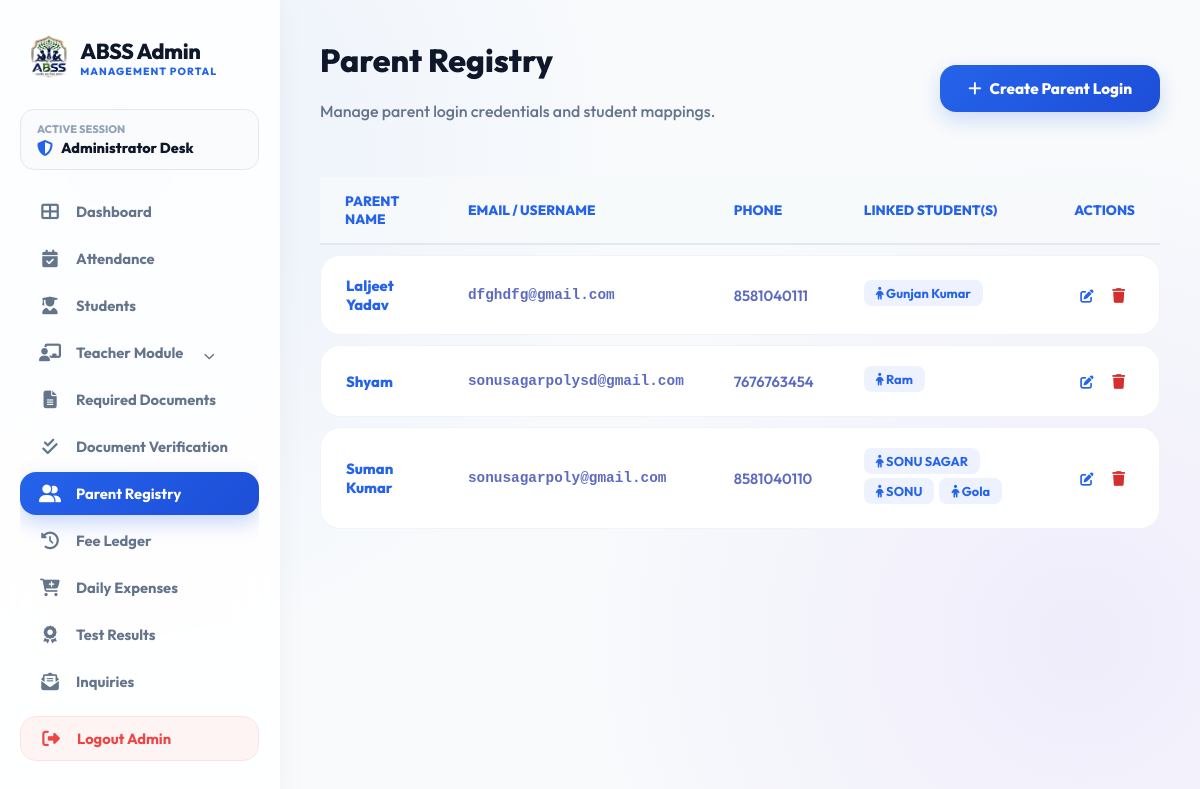
/admin/parents.php (signed in), run on the app's committed database.
### tables this page shows
CREATE TABLE `parents` (
  `id` int(11) NOT NULL,
  `parent_name` varchar(150) NOT NULL,
  `email` varchar(150) NOT NULL,
  `password` varchar(255) NOT NULL,
  `phone` varchar(20) DEFAULT NULL,
  `created_at` timestamp NOT NULL DEFAULT current_timestamp()
);

### admin/parents.php (the view, shortened to what this page needs)
<?php
require_once 'includes/auth.php';
$parents = $conn->query("
    SELECT p.*, GROUP_CONCAT(s.name SEPARATOR ', ') AS children_names
    FROM parents p
    LEFT JOIN students s ON s.parent_id = p.id
    GROUP BY p.id
    ORDER BY p.created_at DESC
");
?>
<!DOCTYPE html>
<html lang="en">
<head>
    <?php include 'includes/head_css.php'; ?>
</head>
<body>
    <?php include 'includes/sidebar.php'; ?>
    <main class="main-content">
        <div class="action-bar">
            <div>
                <h1>Parent Registry</h1>
                <p>Manage parent login credentials and student mappings.</p>
            </div>
            <button class="btn-portal" onclick="showModal()">
                <i class="fas fa-plus"></i> Create Parent Login
            </button>
        </div>
        <div class="portal-table-container">
            <table>
                <thead>
                    <tr>
                        <th>Parent Name</th>
                        <th>Email / Username</th>
                        <th>Phone</th>
                        <th>Linked Student(s)</th>
                        <th>Actions</th>
                    </tr>
                </thead>
                <tbody>
                    <?php if ($parents->num_rows == 0): ?>
                        <tr>
                            <td colspan="5" style="text-align: center; color: #9aa5ce;">No parent accounts created yet.</td>
                        </tr>
                    <?php else: ?>
                        <?php while($row = $parents->fetch_assoc()): ?>
                        <tr>
                            <td style="color:var(--portal-blue); font-weight:800;"><?php echo htmlspecialchars($row['parent_name']); ?></td>
                            <td style="font-family: monospace; font-size:0.9rem;"><?php echo htmlspecialchars($row['email']); ?></td>
                            <td><?php echo htmlspecialchars($row['phone'] ? $row['phone'] : 'N/A'); ?></td>
                            <td>
                                <?php
                                if (!empty($row['children_names'])) {
                                    $names = explode(', ', $row['children_names']);
                                    foreach ($names as $name) {
                                        echo "<span class='children-tag'><i class='fas fa-child'></i> " . htmlspecialchars($name) . "</span>";
                                    }
                                } else {
                                    echo "<span class='no-children'>No children linked</span>";
                                }
                                ?>
                            </td>
                            <td>
                                <button class="btn btn-sm btn-outline-primary" style="border:none; color:var(--portal-blue); cursor:pointer; background:none;" onclick='editParent(<?php
                                    $pid = $row['id'];
                                    $c_res = $conn->query("SELECT id FROM students WHERE parent_id = $pid");
                                    $c_ids = [];
                                    while($cr = $c_res->fetch_assoc()) $c_ids[] = (int)$cr['id'];
                                    $row['student_ids'] = $c_ids;
                                    echo json_encode($row);
                                ?>)'>
                                    <i class="fas fa-edit"></i>
                                </button>
                                <a href="?delete=<?php echo $row['id']; ?>" class="btn btn-sm btn-outline-danger" style="border:none; color:#d32f2f; margin-left: 10px;" onclick="return confirm('Are you sure you want to delete this parent account? Students will be unlinked but not deleted.')">
                                    <i class="fas fa-trash"></i>
                                </a>
                            </td>
                        </tr>
                        <?php endwhile; ?>
                    <?php endif; ?>
                </tbody>
            </table>
        </div>
    </main>
</body>
</html>

### admin/includes/head_css.php (style rules this page uses)
:root { --portal-blue: #2563eb; --portal-blue-dark: #1d4ed8; --portal-dark: #0f172a; --sidebar-width: 280px; --glass-bg: rgba(255, 255, 255, 0.82); --glass-border: rgba(255, 255, 255, 0.8); --glass-shadow: 0 10px 30px rgba(15, 23, 42, 0.04), inset 0 1px 0 rgba(255, 255, 255, 0.6); --radius-lg: 24px; --radius-md: 16px; --radius-sm: 12px; }
* { box-sizing: border-box; }
body { background: radial-gradient(circle at 10% 20%, rgba(59, 130, 246, 0.07) 0%, transparent 40%), radial-gradient(circle at 90% 80%, rgba(124, 58, 237, 0.07) 0%, transparent 40%), #f8fafc; color: #334155; font-family: 'Outfit', sans-serif; display: flex; min-height: 100vh; overflow-x: hidden; margin: 0; }
.main-content { margin-left: var(--sidebar-width); flex: 1; padding: 40px; box-sizing: border-box; max-width: 1400px; }
h1, h2, h3, h4 { font-family: 'Outfit', sans-serif; font-weight: 800; color: var(--portal-dark); margin-top: 0; }
p { color: #64748b; font-weight: 500; }
.btn-portal { background: linear-gradient(135deg, var(--portal-blue), var(--portal-blue-dark)); color: #ffffff; padding: 14px 28px; border-radius: var(--radius-md); border: none; font-weight: 800; font-size: 0.95rem; cursor: pointer; transition: all 0.25s ease; font-family: 'Outfit'; display: inline-flex; align-items: center; justify-content: center; gap: 8px; box-shadow: 0 8px 20px rgba(37, 99, 235, 0.2); }
.portal-table-container, .table-responsive { width: 100%; max-width: 100%; overflow-x: auto; -webkit-overflow-scrolling: touch; margin-top: 15px; min-width: 0; }
table { width: 100%; border-collapse: collapse; text-align: left; }
th { padding: 14px 18px; color: var(--portal-dark); font-weight: 800; font-size: 0.8rem; text-transform: uppercase; background: rgba(248, 250, 252, 0.8); border-bottom: 2px solid #e2e8f0; }
td { padding: 16px 18px; border-bottom: 1px solid #f1f5f9; color: #475569; font-weight: 600; font-size: 0.92rem; }

### admin/parents.php (style rules this page uses)
.action-bar { display: flex; justify-content: space-between; align-items: center; margin-bottom: 30px; }
table { width: 100%; border-collapse: separate; border-spacing: 0 10px; }
th { text-align: left; padding: 15px 25px; color: var(--portal-blue); font-weight: 800; font-size: 0.85rem; text-transform: uppercase; }
td { padding: 20px 25px; background: #fff; border-top: 1px solid #f0f4f8; border-bottom: 1px solid #f0f4f8; color: #5c6bc0; font-weight: 600; }
td:first-child { border-left: 1px solid #f0f4f8; border-radius: 20px 0 0 20px; }
td:last-child { border-right: 1px solid #f0f4f8; border-radius: 0 20px 20px 0; }
.children-tag { background: #eef2ff; color: var(--portal-blue); padding: 5px 12px; border-radius: 8px; font-size: 0.8rem; font-weight: 700; margin-right: 5px; display: inline-block; margin-bottom: 4px; }

### data on the page
parents: parent_name "Laljeet Yadav", email "dfghdfg@gmail.com", phone "8581040111", name "Gunjan Kumar"
parents: parent_name "Shyam", email "sonusagarpolysd@gmail.com", phone "7676763454", name "Ram"
parents: parent_name "Suman Kumar", email "sonusagarpoly@gmail.com", phone "8581040110", name "SONU SAGAR", name "SONU", name "Gola"
